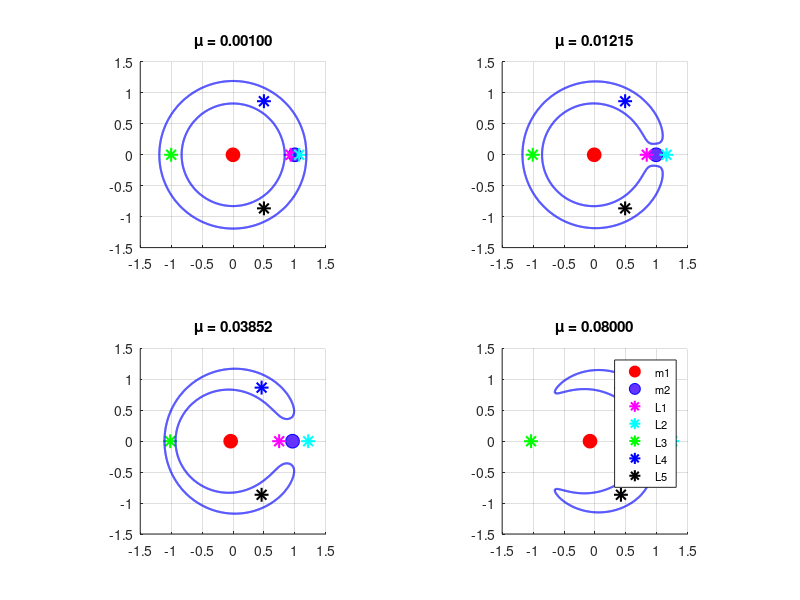

The MATLAB script that drew this image:
clc; clear; close all;

% Mass
m1 = 5.972e24;
m2 = 7.34767309e22;
mu2 = m2 / (m1 + m2);

% mu
mu_list = [0.001, mu2, 0.03852, 0.08]; 
% mu1= sun-jupiter, mu2=earth-moon, mu3 = threshold, mu4 =arbitrary high

% Jacobi C
C_values = 3.1;

% Grid
[X, Y] = meshgrid(linspace(-1.8, 1.8, 2500), linspace(-1.8, 1.8, 2500));

% Colors
colors = lines(length(C_values));

figure;

for k = 1:length(mu_list)
    mu = mu_list(k);

    % Positions primariess
    z1 = [-mu; 0];
    z2 = [1 - mu; 0];

    % Potential function 
    Phi = @(x, y) 0.5*(x.^2 + y.^2) + ...
                  (1 - mu)./sqrt((x - z1(1)).^2 + (y - z1(2)).^2) + ...
                  mu./sqrt((x - z2(1)).^2 + (y - z2(2)).^2) + ...
                  0.5 * mu * (1 - mu);

    % Potential on grid
    Z = Phi(X, Y);

    % Euler 
    options = optimset('TolX',1e-12);
    f = @(x) x - (1 - mu)*(x + mu)./abs(x + mu).^3 - mu*(x - 1 + mu)./abs(x - 1 + mu).^3;
    L1 = fzero(f, [-mu + 0.01, 1 - mu - 0.01], options);
    L2 = fzero(f, [1 - mu + 0.01, 2], options);
    L3 = fzero(f, [-2, -mu - 0.01], options);

    % Lagrange
    L4x = 0.5 - mu;
    L4y = sqrt(3)/2;
    L5x = L4x;
    L5y = -L4y;

    % Plotting
    subplot(2, 2, k);
    hold on;
    axis equal;
    title(sprintf('\\mu = %.5f', mu), 'FontWeight', 'bold');

    % Plot primaries
    plot(z1(1), z1(2), 'ro', 'MarkerSize', 10, 'MarkerFaceColor', 'r');
    plot(z2(1), z2(2), 'bo', 'MarkerSize', 10, 'MarkerFaceColor', '#6433ff');

    % Plot libration points
    plot(L1, 0, 'm*', 'MarkerSize', 10, 'LineWidth', 1.5);
    plot(L2, 0, 'c*', 'MarkerSize', 10, 'LineWidth', 1.5);
    plot(L3, 0, 'g*', 'MarkerSize', 10, 'LineWidth', 1.5);
    plot(L4x, L4y, 'b*', 'MarkerSize', 10, 'LineWidth', 1.5);
    plot(L5x, L5y, 'k*', 'MarkerSize', 10, 'LineWidth', 1.5);

    % Plot zero-velocity contours
    for i = 1:length(C_values)
        C = C_values(i);
        contour(X, Y, 2*Z, [C C], 'LineWidth', 1.5, 'LineColor', colors(i,:));
    end

    xlim([-1.5 1.5]);
    ylim([-1.5 1.5]);
    grid on;
end

% legend
legend({'m1', 'm2', 'L1', 'L2', 'L3', 'L4', 'L5'}, ...
    'Position', [0.9 0.25 0.1 0.5], 'FontSize', 8);
